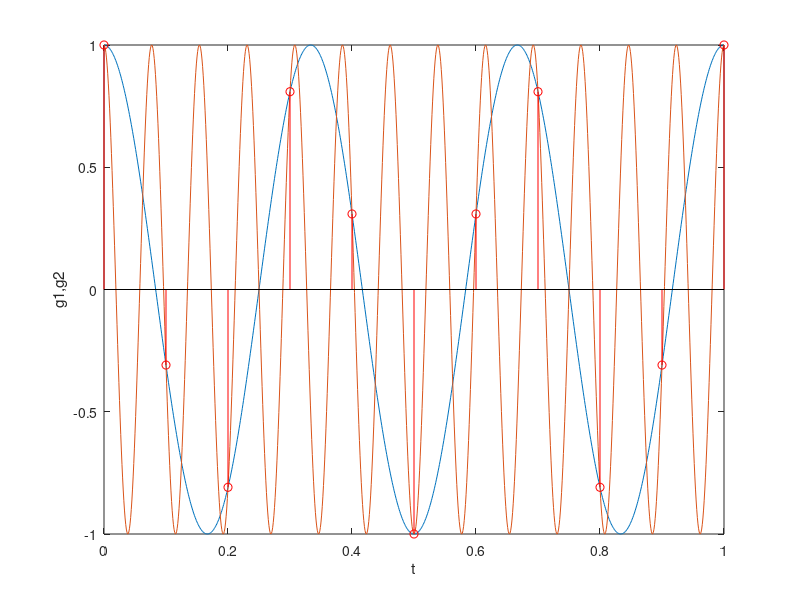
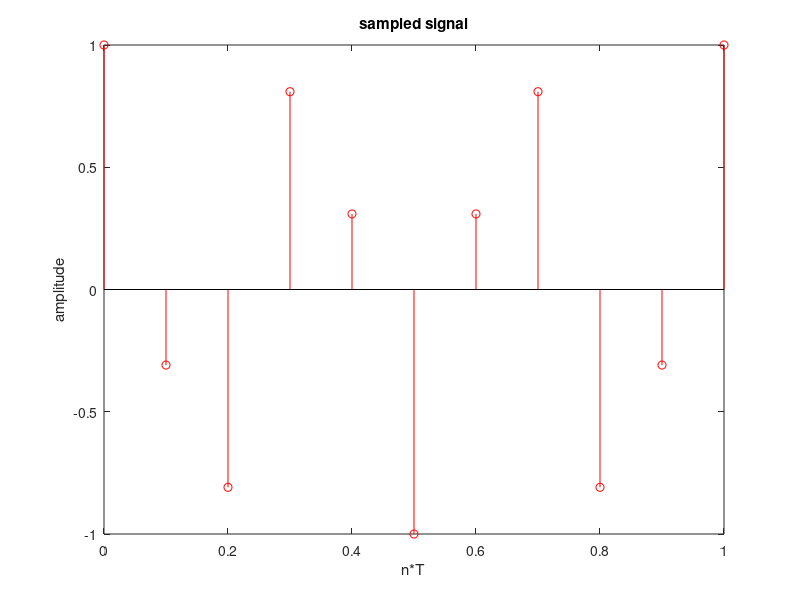

Here is the MATLAB script that generated these plots, in order:

Th=.001;
tmax=1;
t=0:Th:tmax;
g1=cos(6*pi*t);
g2=cos(26*pi*t);
plot(t,[g1;g2]);hold on;
T=.1; %sampling period
nmax=tmax/T; n=0:nmax;
gn=cos(.6*pi*n);
stem(n*T,gn,'r')%time axis denormalised by using n*T so that the 
%samples can be superimposed
xlabel('t')
ylabel('g1,g2')
figure
gn=cos(.6*pi*n);
stem(n*T,gn,'r')%time axis denormalised by using n*T so that the 
%samples can be superimposed
title('sampled signal')
xlabel('n*T')
ylabel('amplitude')